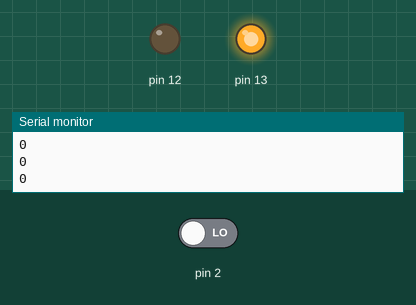
The sketch below on a simulated Arduino Uno, built with avr-gcc and run on an emulated ATmega328P. Shown: output pins drawn as LEDs (lit = HIGH), the last lines printed to the serial monitor. The test bench sets the inputs (shaded band); at power-on: pin 2 LOW.

Above: at 1.2 s.
1.3 s: pin 2 driven HIGH
At 2.3 s:
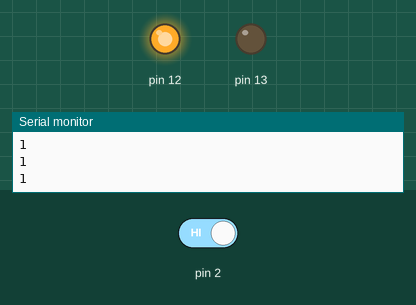
2.8 s: pin 2 driven LOW
At 3.5 s:
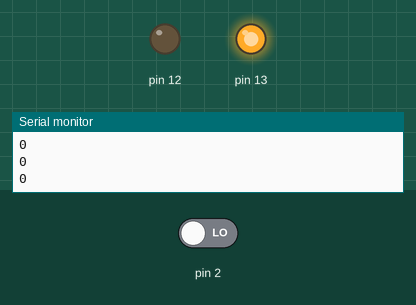
Timing chart, 0 to 5.8 s (numbered marks = the images above; inputs shaded):
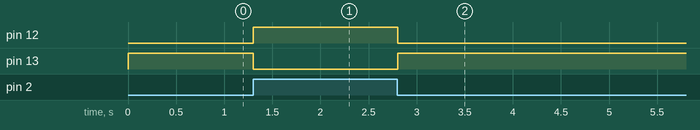

The sketch:

myCode2.ino
```cpp
void setup() {
  Serial.begin(9600);
  pinMode(2, INPUT);
  pinMode(12, OUTPUT);
  pinMode(13, OUTPUT);
}

void loop() {
  int val = digitalRead(2);
  if(val==1){
    digitalWrite(12, HIGH);
    digitalWrite(13, LOW);
  }
  else{
    digitalWrite(12, LOW);
    digitalWrite(13, HIGH);
  }
  Serial.println(val);
  delay(100);
}
```

Measured:
- after the input at 1.3 s, pin 12: LOW → HIGH at once; pin 13: HIGH → LOW at once
- after the input at 2.8 s, pin 12: HIGH → LOW at once; pin 13: LOW → HIGH at once
